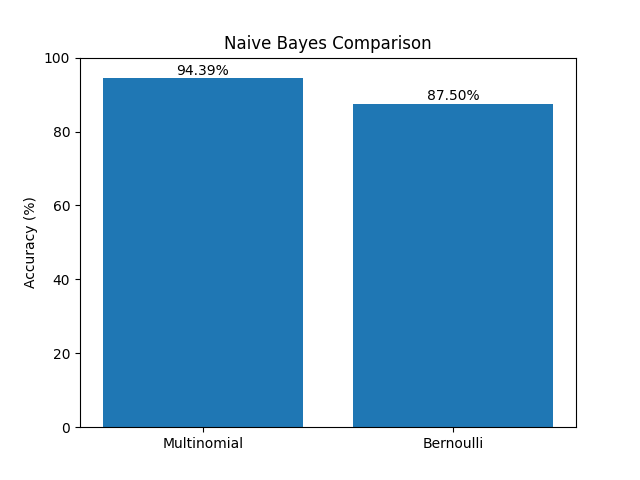

Recreate this plot in Python.
import ssl
import matplotlib.pyplot as plt
from sklearn.datasets import fetch_20newsgroups
from sklearn.model_selection import train_test_split
from sklearn.feature_extraction.text import CountVectorizer
from sklearn.naive_bayes import MultinomialNB, BernoulliNB
from sklearn.metrics import accuracy_score

ssl._create_default_https_context = ssl._create_unverified_context

data = fetch_20newsgroups(subset="all",
        categories=["comp.graphics", "sci.space"],
        remove=("headers", "footers", "quotes"))

X_train, X_test, y_train, y_test = train_test_split(
    data.data, data.target, test_size=0.2, random_state=42)

# Multinomial NB
cv = CountVectorizer()
X_train_cv = cv.fit_transform(X_train)
X_test_cv = cv.transform(X_test)
m_acc = accuracy_score(y_test,
        MultinomialNB().fit(X_train_cv, y_train).predict(X_test_cv))

# Bernoulli NB
cv = CountVectorizer(binary=True)
X_train_cv = cv.fit_transform(X_train)
X_test_cv = cv.transform(X_test)
b_acc = accuracy_score(y_test,
        BernoulliNB().fit(X_train_cv, y_train).predict(X_test_cv))

print("Multinomial NB:", round(m_acc*100,2), "%")
print("Bernoulli NB :", round(b_acc*100,2), "%")

acc = [m_acc*100, b_acc*100]
plt.bar(["Multinomial", "Bernoulli"], acc)

for i, v in enumerate(acc):
    plt.text(i, v+1, f"{v:.2f}%", ha="center")

plt.ylim(0,100)
plt.title("Naive Bayes Comparison")
plt.ylabel("Accuracy (%)")
plt.savefig("exp7/naive_bayes_comparison.png")
plt.show()
